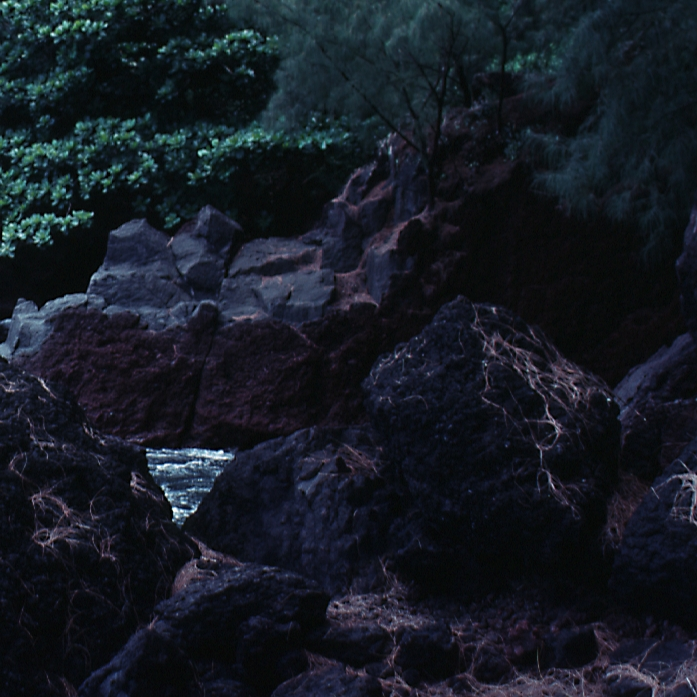
#> input picture Ex_Image_Processing/Ex5/montagna.jpg, 697 x 697 px
$ python ex_4_corr_toni_colori.py
#> lines starting #> are read from the running program, lines starting #| are printed output that depends on the picture; after the words box and inside, x2 and y2 are one past the last pixel; in counts of white or black regions, pixels touching at a corner belong together
### Ex_Image_Processing/Ex5/color_convertion.py
# -*- coding: utf-8 -*-
"""
Created on Sat Apr 18 18:50:59 2020

@author: Davide
"""
import numpy as _np

def rgb2hsi(x):
    """
    Conversione spazio di colori da RGB a HSI.
    """
    if x.dtype==_np.uint8:
        x = _np.float64(x)/255

    # componente I
    I = _np.mean(x, -1)

    # componente S
    S = 1.0 - _np.min(x,-1) / _np.maximum(I, _np.finfo(x.dtype).eps)

    # componente H
    den = x @ [1,-0.5,-0.5]
    num = _np.sqrt(3)*(x @ [0,0.5,-0.5])
    H = _np.arctan2(num, den)
    H = (H/(2*_np.pi)) % 1 # normalizzazione componente H

    # ricostruzione
    y = _np.stack((H,S,I),-1)
    return y


def hsi2rgb(x):
    """
    Conversione spazio di colori da HSI a RGB.
    """
    if x.dtype==_np.uint8:
        x = _np.float64(x)/255

    # estrazione componenti
    cosH = _np.cos(2*_np.pi*x[...,0])
    sinH = _np.sqrt(3)*_np.sin(2*_np.pi*x[...,0])
    P = 3*x[...,0]
    M = 1.0-x[...,1] # minimo relativo
    I = x[...,2]

    # inizializzazione
    R = _np.zeros_like(I)
    G = _np.zeros_like(I)
    B = _np.zeros_like(I)

    # settore RG, B e' il minimo
    idx = (0 <= P) & (P < 1)
    B[idx] = M[idx]
    R[idx] = ((3-2*B[idx])*cosH[idx] + sinH[idx]) / (cosH[idx]+sinH[idx])
    G[idx] = 3 - (R[idx] + B[idx])

    # settore GB, R e' il minimo
    idx = (1 <= P) & (P < 2)
    R[idx] = M[idx]
    G[idx] = 3/2 + (R[idx]-1.0)*sinH[idx]/cosH[idx] /2   - R[idx]/2
    B[idx] = 3 - (R[idx] + G[idx])

    # settore BR, G e' il minimo
    idx = (2 <= P) & (P <= 3)
    G[idx] = M[idx]
    R[idx] = ((3-2*G[idx])*cosH[idx] - sinH[idx]) / (cosH[idx]-sinH[idx])
    B[idx] = 3 - (G[idx] + R[idx])

    # ricostruzione immagine RGB
    y = I[...,None] * _np.stack((R,G,B), -1)
    return y

from matplotlib.colors import ListedColormap
L0 = _np.arange(0 , 256,1)/255                    # 256 valori tra da 0 ad 1
L1 = _np.arange(255,-1,-1)/255                    # 256 valori tra da 1 ad 0
B0 = _np.zeros(256)                               # 256 valori pari a 0
B1 = _np.ones(256)                                # 256 valori pari ad 1
cmap_r = ListedColormap(_np.stack((L0,B0,B0),-1)) # palette per il Rosso
cmap_g = ListedColormap(_np.stack((B0,L0,B0),-1)) # palette per il Verde
cmap_b = ListedColormap(_np.stack((B0,B0,L0),-1)) # palette per il Blu
cmap_c = ListedColormap(_np.stack((L1,B1,B1),-1)) # palette per il Ciano
cmap_m = ListedColormap(_np.stack((B1,L1,B1),-1)) # palette per il Magenta
cmap_y = ListedColormap(_np.stack((B1,B1,L1),-1)) # palette per il Giallo

### Ex_Image_Processing/Ex5/ex_4_corr_toni_colori.py
# -*- coding: utf-8 -*-
"""
Created on Wed May 24 14:05:02 2023

@author: plett
"""

import numpy as np
import matplotlib.pyplot as plt
import skimage.io as io

plt.close('all')

x = io.imread('montagna.jpg')
#> x is the input picture: shape (697, 697, 3); mean R, G, B 21.9, 27.4, 36
x = np.float64(x)/255
plt.figure(1); plt.imshow(x); plt.title('Immagine originale'); gamma = 0.6;

# Elaborazione in RGB
y = x ** gamma

# in alternativa
# Ry = Rx ** 0.5
# Gy = Gx ** 0.5
# By = Bx ** 0.5

# y = np.stack((Ry, Gy, By),2)
# l'indici degli assi partono da zero
# voglio concatenare sull'ultimo asse

plt.figure(2); plt.imshow(y); plt.title('Elaborazione in RGB');

# Elaborazione in HSI
from color_convertion import rgb2hsi, hsi2rgb

# in alternativa
"""
Hz = Hx
Sz = Sx
Iz = Ix
z_hsi = np.stack((Hz, Sz, Iz), 2)
z = hsi2rgb(z_hsi)
"""

# lavorare solo sull'intensità preserva il colore

w = rgb2hsi(x)

w[:,:,2] = w[:,:,2] ** gamma
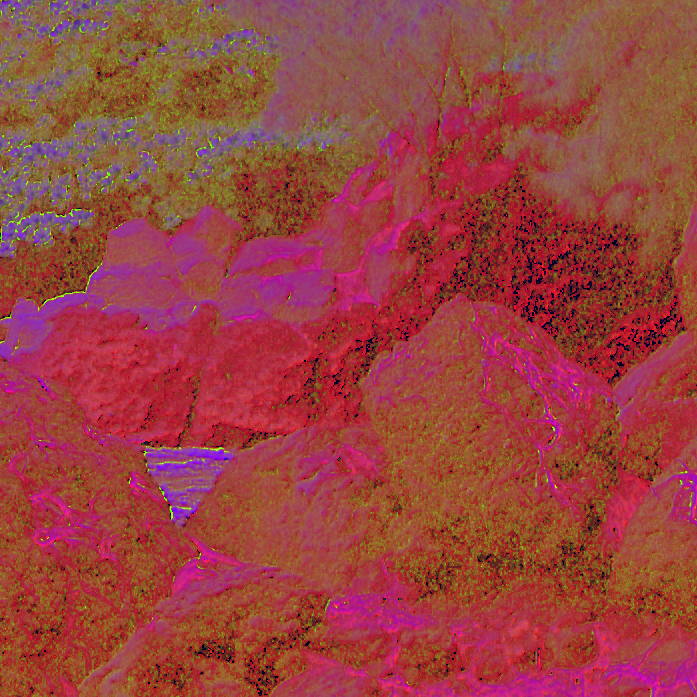
#> w: shape (697, 697, 3) float64; mean of channels 0, 1, 2 0.601, 0.262, 0.252; drawn with min black and max white
z = hsi2rgb(w)
#> in hsi2rgb, `cosH = _np.cos(2*_np.pi*x[...,0])`:
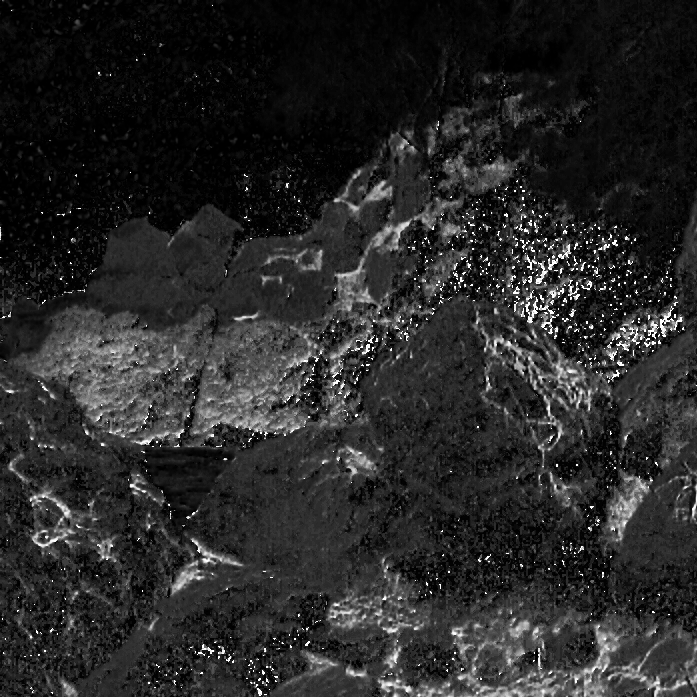
#> cosH: shape (697, 697) float64; min -1, max 1, mean -0.682; drawn with min black and max white
#> in hsi2rgb, `sinH = _np.sqrt(3)*_np.sin(2*_np.pi*x[...,0])`:
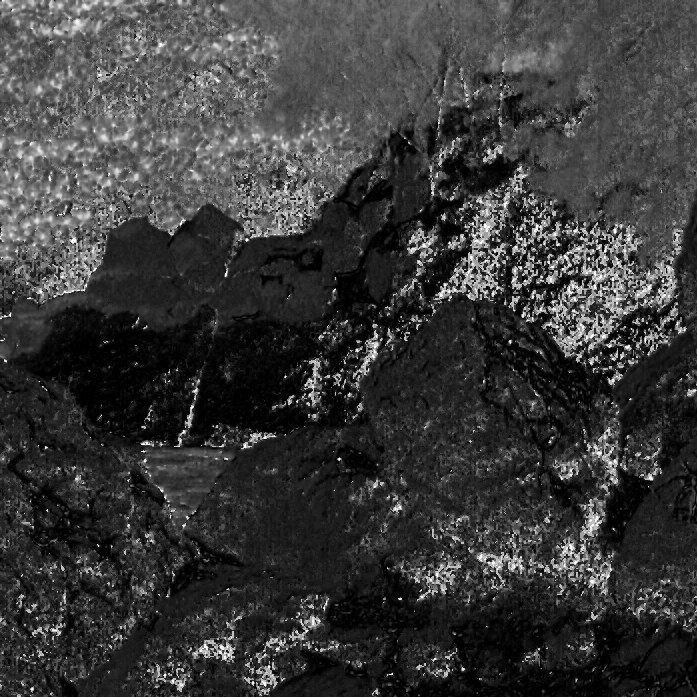
#> sinH: shape (697, 697) float64; min -1.73, max 1.73, mean -0.939; drawn with min black and max white
#> in hsi2rgb, `M = 1.0-x[...,1]`:
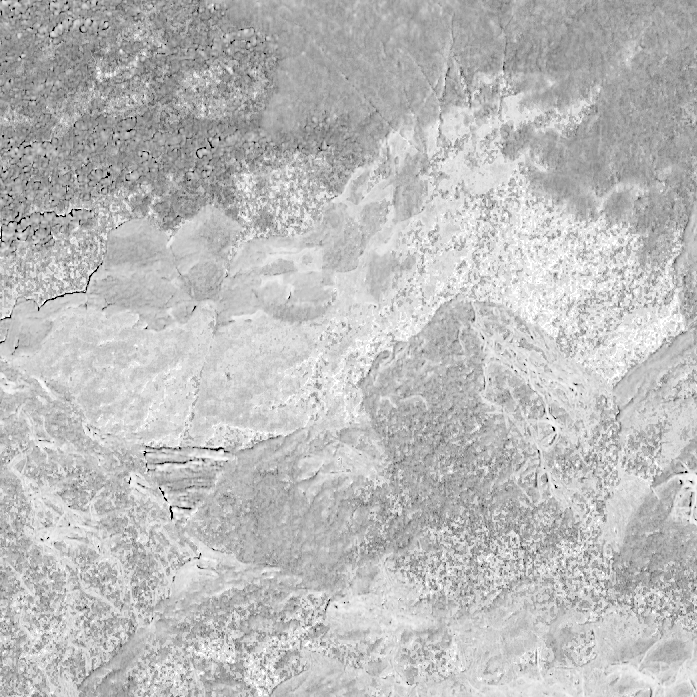
#> M: shape (697, 697) float64; min 0, max 1, mean 0.738
#> in hsi2rgb, `idx = (0 <= P) & (P < 1)`:
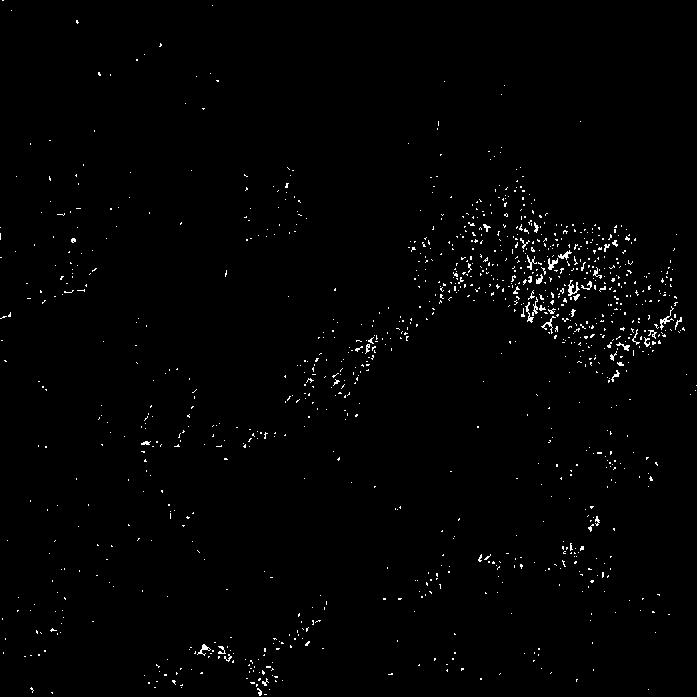
#> idx: shape (697, 697) bool; 1.1% white in thin lines or dots
#> in hsi2rgb, `idx = (1 <= P) & (P < 2)`: idx: shape (697, 697) bool; 78.6% white; 2795 black regions (2542 under 20 px), largest, box (x1, y1, x2, y2) and area: (14, 190, 464, 449) 34106, (326, 552, 697, 697) 19665, (471, 237, 627, 509) 9147
#> in hsi2rgb, `idx = (2 <= P) & (P <= 3)`: idx: shape (697, 697) bool; 20.4% white; 2651 white regions (2422 under 20 px), largest, box (x1, y1, x2, y2) and area: (14, 190, 464, 449) 33464, (326, 552, 697, 697) 19590, (471, 260, 615, 509) 7521
#> in hsi2rgb, `R[idx] = ((3-2*G[idx])*cosH[idx] - sinH[idx]) / (cosH[idx]-sinH[idx])`:
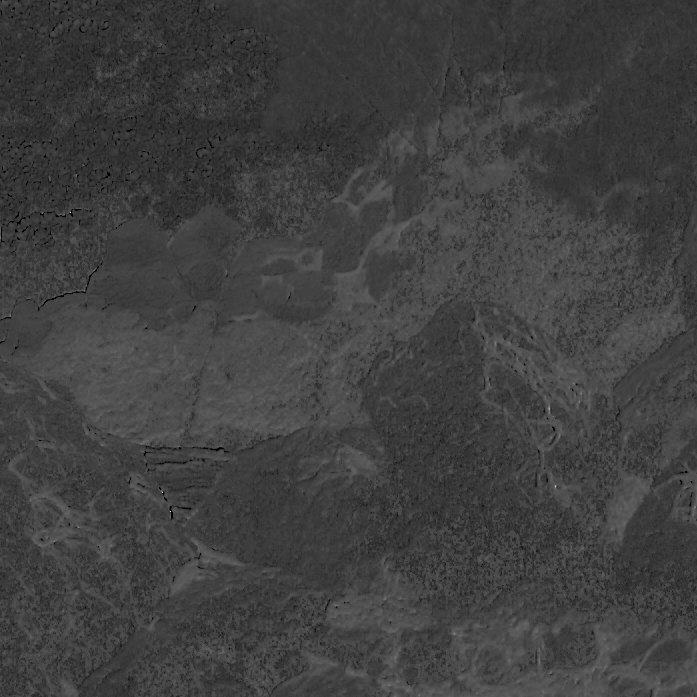
#> R: shape (697, 697) float64; min -2e-15, max 3, mean 0.757; drawn with min black and max white
#> in hsi2rgb, `B[idx] = 3 - (G[idx] + R[idx])`:
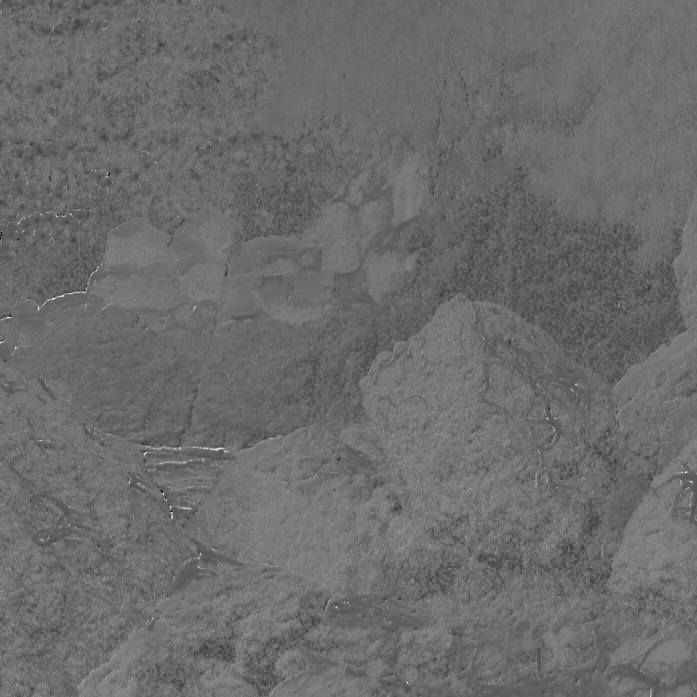
#> B: shape (697, 697) float64; min -8.88e-16, max 3, mean 1.27; drawn with min black and max white
plt.figure(3); plt.imshow(z);
plt.title('Elaborazione in HSI');
